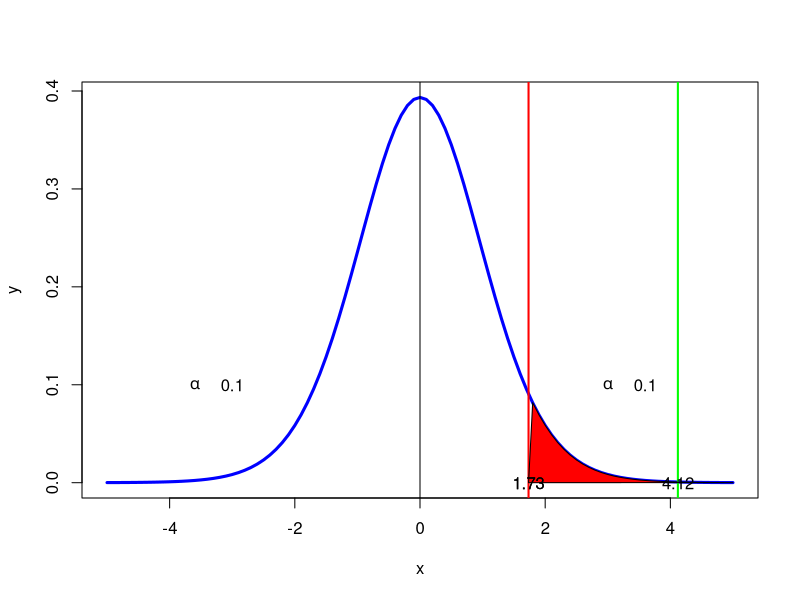

The R script that drew this image:
#page no : 436-437
xd=23.9
mud=20.4
sd=3.8
n=20
t_stat=round(((xd-mud)-0)/(sd/sqrt(n)),2)
alpha=0.1
t_critical1=qt(alpha/2,df=n-2)
t_critical2=qt(1-alpha/2,df=n-2)
p_value=pnorm(t_stat)
print(paste("t_static=",t_stat))
print(paste("t_critical1=",round(t_critical1,3)))
print(paste("t_critical2=",round(t_critical2,3)))
if(t_stat>t_critical2)
{
  print("Reject H0")
}else
{
  print("Accept H0")
}
dfs <- n-2
x <- seq(-5,5,0.1)
y <- dt(x,dfs)
plot(x,y,type='l',lwd=3,col='blue',xlab='x')
abline(v=0)
abline(v=t_critical2,lwd=2,col='red')
abline(v=t_stat,lwd=2,col='green')
polygon(c(x[x>=abs(t_critical2)],abs(t_critical2) ),c(y[x>=abs(t_critical2)],0),col="red")
text(t_critical2,0,round(t_critical2,2))
text(t_stat,0,round(t_stat,2))
text(abs(t_critical2),0,round(abs(t_critical2),2))
text(3.0,0.1,expression(alpha))
text(3.6,0.1,alpha)
text(-3.6,0.1,expression(alpha))
text(-3.0,0.1,alpha)
